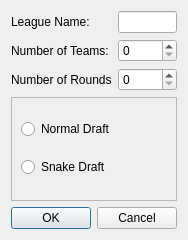
<?xml version="1.0" encoding="UTF-8"?>
<ui version="4.0">
 <class>DraftDetailsDlg</class>
 <widget class="QDialog" name="DraftDetailsDlg">
  <property name="geometry">
   <rect>
    <x>0</x>
    <y>0</y>
    <width>174</width>
    <height>240</height>
   </rect>
  </property>
  <property name="windowTitle">
   <string>New League Draft</string>
  </property>
  <layout class="QGridLayout" name="gridLayout">
   <item row="0" column="0">
    <widget class="QLabel" name="label_2">
     <property name="text">
      <string>League Name:</string>
     </property>
     <property name="buddy">
      <cstring>m_pLeagueNameEdit</cstring>
     </property>
    </widget>
   </item>
   <item row="0" column="1">
    <widget class="QLineEdit" name="m_pLeagueNameEdit"/>
   </item>
   <item row="1" column="1">
    <widget class="QSpinBox" name="m_pLeagueSize"/>
   </item>
   <item row="2" column="0">
    <widget class="QLabel" name="label_3">
     <property name="text">
      <string>Number of Rounds</string>
     </property>
     <property name="buddy">
      <cstring>m_pNumberRounds</cstring>
     </property>
    </widget>
   </item>
   <item row="4" column="0" colspan="2">
    <widget class="QDialogButtonBox" name="buttonBox">
     <property name="orientation">
      <enum>Qt::Horizontal</enum>
     </property>
     <property name="standardButtons">
      <set>QDialogButtonBox::Cancel|QDialogButtonBox::Ok</set>
     </property>
    </widget>
   </item>
   <item row="1" column="0">
    <widget class="QLabel" name="label">
     <property name="text">
      <string>Number of Teams:</string>
     </property>
     <property name="buddy">
      <cstring>m_pLeagueSize</cstring>
     </property>
    </widget>
   </item>
   <item row="2" column="1">
    <widget class="QSpinBox" name="m_pNumberRounds"/>
   </item>
   <item row="3" column="0" colspan="2">
    <widget class="QFrame" name="frame">
     <property name="frameShape">
      <enum>QFrame::StyledPanel</enum>
     </property>
     <property name="frameShadow">
      <enum>QFrame::Raised</enum>
     </property>
     <layout class="QVBoxLayout" name="verticalLayout_2">
      <item>
       <widget class="QRadioButton" name="radNormalDraft">
        <property name="text">
         <string>Normal Draft</string>
        </property>
       </widget>
      </item>
      <item>
       <widget class="QRadioButton" name="radSnakeDraft">
        <property name="text">
         <string>Snake Draft</string>
        </property>
       </widget>
      </item>
     </layout>
    </widget>
   </item>
  </layout>
 </widget>
 <resources/>
 <connections>
  <connection>
   <sender>buttonBox</sender>
   <signal>accepted()</signal>
   <receiver>DraftDetailsDlg</receiver>
   <slot>accept()</slot>
   <hints>
    <hint type="sourcelabel">
     <x>248</x>
     <y>254</y>
    </hint>
    <hint type="destinationlabel">
     <x>157</x>
     <y>274</y>
    </hint>
   </hints>
  </connection>
  <connection>
   <sender>buttonBox</sender>
   <signal>rejected()</signal>
   <receiver>DraftDetailsDlg</receiver>
   <slot>reject()</slot>
   <hints>
    <hint type="sourcelabel">
     <x>316</x>
     <y>260</y>
    </hint>
    <hint type="destinationlabel">
     <x>286</x>
     <y>274</y>
    </hint>
   </hints>
  </connection>
 </connections>
</ui>
